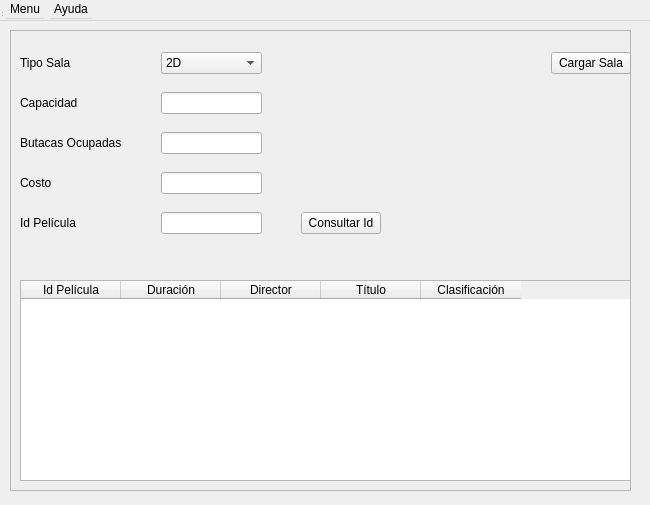
<?xml version="1.0" encoding="UTF-8"?>
<ui version="4.0">
 <class>vSalaCarga</class>
 <widget class="QWidget" name="vSalaCarga">
  <property name="geometry">
   <rect>
    <x>0</x>
    <y>0</y>
    <width>650</width>
    <height>505</height>
   </rect>
  </property>
  <property name="maximumSize">
   <size>
    <width>650</width>
    <height>505</height>
   </size>
  </property>
  <property name="windowTitle">
   <string>Cinemar - Carga de Salas</string>
  </property>
  <widget class="QWidget" name="centralwidget" native="true">
   <property name="geometry">
    <rect>
     <x>0</x>
     <y>0</y>
     <width>641</width>
     <height>481</height>
    </rect>
   </property>
  </widget>
  <widget class="QMenuBar" name="menubar">
   <property name="geometry">
    <rect>
     <x>0</x>
     <y>0</y>
     <width>650</width>
     <height>21</height>
    </rect>
   </property>
   <widget class="QMenu" name="menuMenu">
    <property name="title">
     <string>Menu</string>
    </property>
    <addaction name="actionSalir"/>
   </widget>
   <widget class="QMenu" name="menuAyuda">
    <property name="title">
     <string>Ayuda</string>
    </property>
    <addaction name="actionAcerca_de"/>
   </widget>
   <addaction name="menuMenu"/>
   <addaction name="menuAyuda"/>
  </widget>
  <widget class="QStatusBar" name="statusbar">
   <property name="geometry">
    <rect>
     <x>0</x>
     <y>0</y>
     <width>3</width>
     <height>18</height>
    </rect>
   </property>
  </widget>
  <widget class="QFrame" name="frame">
   <property name="geometry">
    <rect>
     <x>10</x>
     <y>30</y>
     <width>621</width>
     <height>461</height>
    </rect>
   </property>
   <property name="maximumSize">
    <size>
     <width>650</width>
     <height>505</height>
    </size>
   </property>
   <property name="frameShape">
    <enum>QFrame::StyledPanel</enum>
   </property>
   <property name="frameShadow">
    <enum>QFrame::Raised</enum>
   </property>
   <widget class="QTableWidget" name="tabla">
    <property name="geometry">
     <rect>
      <x>10</x>
      <y>250</y>
      <width>611</width>
      <height>201</height>
     </rect>
    </property>
    <column>
     <property name="text">
      <string>Id Película</string>
     </property>
    </column>
    <column>
     <property name="text">
      <string>Duración</string>
     </property>
    </column>
    <column>
     <property name="text">
      <string>Director</string>
     </property>
    </column>
    <column>
     <property name="text">
      <string>Título</string>
     </property>
    </column>
    <column>
     <property name="text">
      <string>Clasificación</string>
     </property>
    </column>
   </widget>
   <widget class="QWidget" name="layoutWidget">
    <property name="geometry">
     <rect>
      <x>10</x>
      <y>10</y>
      <width>611</width>
      <height>211</height>
     </rect>
    </property>
    <layout class="QGridLayout" name="gridLayout">
     <item row="0" column="1">
      <spacer name="horizontalSpacer_8">
       <property name="orientation">
        <enum>Qt::Horizontal</enum>
       </property>
       <property name="sizeHint" stdset="0">
        <size>
         <width>40</width>
         <height>20</height>
        </size>
       </property>
      </spacer>
     </item>
     <item row="0" column="8">
      <spacer name="horizontalSpacer_4">
       <property name="orientation">
        <enum>Qt::Horizontal</enum>
       </property>
       <property name="sizeHint" stdset="0">
        <size>
         <width>40</width>
         <height>20</height>
        </size>
       </property>
      </spacer>
     </item>
     <item row="4" column="4">
      <widget class="QPushButton" name="btnIdPeli">
       <property name="text">
        <string>Consultar Id</string>
       </property>
      </widget>
     </item>
     <item row="0" column="7">
      <spacer name="horizontalSpacer_3">
       <property name="orientation">
        <enum>Qt::Horizontal</enum>
       </property>
       <property name="sizeHint" stdset="0">
        <size>
         <width>40</width>
         <height>20</height>
        </size>
       </property>
      </spacer>
     </item>
     <item row="1" column="3">
      <spacer name="horizontalSpacer_6">
       <property name="orientation">
        <enum>Qt::Horizontal</enum>
       </property>
       <property name="sizeHint" stdset="0">
        <size>
         <width>40</width>
         <height>20</height>
        </size>
       </property>
      </spacer>
     </item>
     <item row="0" column="6">
      <spacer name="horizontalSpacer_2">
       <property name="orientation">
        <enum>Qt::Horizontal</enum>
       </property>
       <property name="sizeHint" stdset="0">
        <size>
         <width>40</width>
         <height>20</height>
        </size>
       </property>
      </spacer>
     </item>
     <item row="2" column="2">
      <widget class="QLineEdit" name="txtOcupada">
       <property name="text">
        <string/>
       </property>
      </widget>
     </item>
     <item row="0" column="0">
      <widget class="QLabel" name="lblTipoSala">
       <property name="text">
        <string>Tipo Sala</string>
       </property>
      </widget>
     </item>
     <item row="3" column="2">
      <widget class="QLineEdit" name="txtCosto">
       <property name="text">
        <string/>
       </property>
      </widget>
     </item>
     <item row="3" column="0">
      <widget class="QLabel" name="lblCosto">
       <property name="text">
        <string>Costo</string>
       </property>
      </widget>
     </item>
     <item row="0" column="2">
      <widget class="QComboBox" name="cmbTipoSala">
       <item>
        <property name="text">
         <string>2D</string>
        </property>
       </item>
       <item>
        <property name="text">
         <string>3D</string>
        </property>
       </item>
      </widget>
     </item>
     <item row="4" column="2">
      <widget class="QLineEdit" name="txtIdPeli">
       <property name="text">
        <string/>
       </property>
      </widget>
     </item>
     <item row="1" column="2">
      <widget class="QLineEdit" name="txtCapacidad"/>
     </item>
     <item row="1" column="0">
      <widget class="QLabel" name="lblCapacidad">
       <property name="text">
        <string>Capacidad</string>
       </property>
      </widget>
     </item>
     <item row="4" column="0">
      <widget class="QLabel" name="lblIdPeli">
       <property name="text">
        <string>Id Película</string>
       </property>
      </widget>
     </item>
     <item row="0" column="9">
      <spacer name="horizontalSpacer_5">
       <property name="orientation">
        <enum>Qt::Horizontal</enum>
       </property>
       <property name="sizeHint" stdset="0">
        <size>
         <width>40</width>
         <height>20</height>
        </size>
       </property>
      </spacer>
     </item>
     <item row="0" column="13">
      <widget class="QPushButton" name="btnCargarSala">
       <property name="text">
        <string>Cargar Sala</string>
       </property>
      </widget>
     </item>
     <item row="2" column="0">
      <widget class="QLabel" name="lblOcupada">
       <property name="text">
        <string>Butacas Ocupadas</string>
       </property>
      </widget>
     </item>
     <item row="0" column="10">
      <spacer name="horizontalSpacer">
       <property name="orientation">
        <enum>Qt::Horizontal</enum>
       </property>
       <property name="sizeHint" stdset="0">
        <size>
         <width>40</width>
         <height>20</height>
        </size>
       </property>
      </spacer>
     </item>
    </layout>
   </widget>
  </widget>
  <action name="actionSalir">
   <property name="text">
    <string>Salir</string>
   </property>
  </action>
  <action name="actionAcerca_de">
   <property name="text">
    <string>Acerca de...</string>
   </property>
  </action>
 </widget>
 <resources/>
 <connections/>
</ui>
